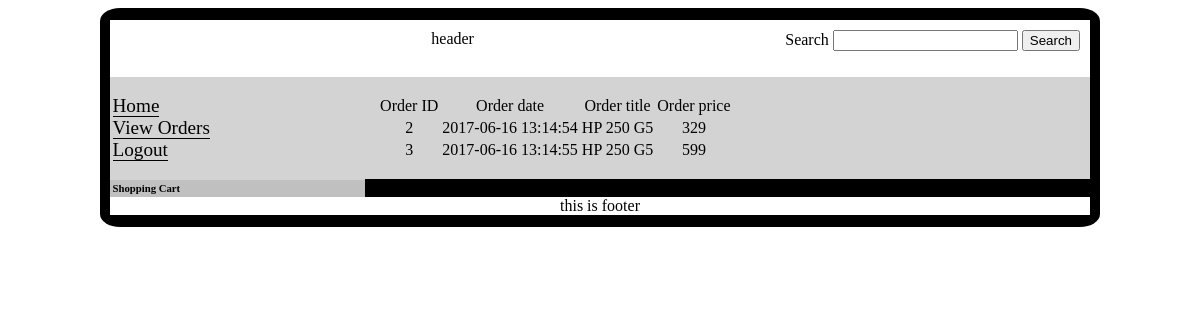
The app's page /index.php?page=vieworders (signed in) with its own data.
### tables this page shows
CREATE TABLE IF NOT EXISTS `orders` (
`order_id` int(11) NOT NULL,
  `order_date` datetime NOT NULL,
  `order_product_id` int(11) NOT NULL,
  `order_user_id` int(11) NOT NULL
);

CREATE TABLE IF NOT EXISTS `products` (
`product_id` int(11) NOT NULL,
  `product_image` varchar(80) NOT NULL,
  `product_title` varchar(80) NOT NULL,
  `product_desc` varchar(255) NOT NULL,
  `product_price` double NOT NULL
);

### index.php (called while the page is built)
			<?php
	include_once('controller/Controller.php');
	$controller = new Controller();
	$controller->invoke();
?>

### model/Model.php (called while the page is built, shortened)
<?php
	class Model {
		function __construct() {
			$this->connection = new dbconnect();
		}
		public function getAllOrders() {
			$conn = $this->connection->connect();
			if(isset($_SESSION['user_id'])) {
				$user_id = $_SESSION['user_id'];
				$stmt = mysqli_prepare($conn, "SELECT product_title, product_price, order_id, order_date FROM orders INNER JOIN products ON order_product_id = product_id and order_user_id = ?");
				if($stmt) {
					mysqli_stmt_bind_param($stmt, 'i', $user_id);
					mysqli_stmt_execute($stmt);
					$result = mysqli_stmt_get_result($stmt);
					$orders = mysqli_fetch_all($result, MYSQLI_ASSOC);
					return $orders;
				}
			} else {
				return array();
			}
		}
	}
?>

### view/vieworders.php (the view)
<?php include ('header.php')?>
<div class="rightbox">
	<?php
		echo '<table class="table">';
			echo '<thead>';
				echo '<tr>';
					echo '<td>Order ID</td>';
					echo '<td>Order date</td>';
					echo '<td>Order title</td>';
					echo '<td>Order price</td>';
				echo '</tr>';
			echo '</thead>';
			echo '<tbody>';
				foreach($orders as $key => $value) {
					echo '<tr>';
						echo '<td>'.$value['order_id'].'</td>';
						echo '<td>'.$value['order_date'].'</td>';
						echo '<td>'.$value['product_title'].'</td>';
						echo '<td>'.$value['product_price'].'</td>';
					echo '</tr>';
				}
			echo '</tbody>';
		echo '</table>';
	?>
</div>
<?php include ('footer.php')?>

### css/style.css (style rules this page uses)
.rightbox { width: 710px; float: right; display: inline-block; background-color: #D3D3D3; margin-right: 1%; padding: 1%; }
.table { text-align: center; padding: 1%; }

### records on screen
orders: order_id "2", order_date "2017-06-16 13:14:54", products.product_title "HP 250 G5", products.product_price "329"
orders: order_id "3", order_date "2017-06-16 13:14:55", products.product_title "HP 250 G5", products.product_price "599"
